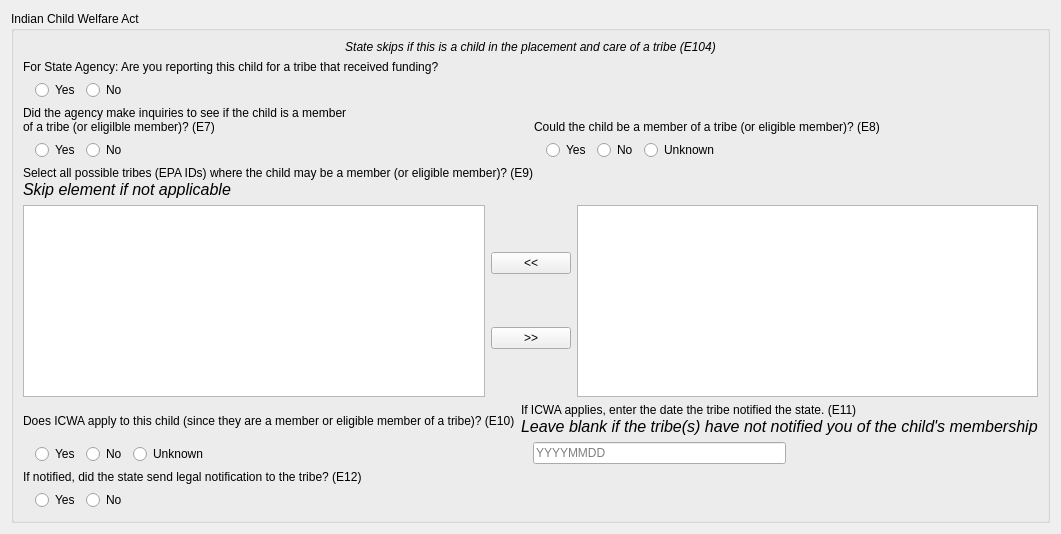
       <widget class="QWidget" name="icwa_tab">
        <attribute name="title">
         <string notr="true">ICWA</string>
        </attribute>
        <layout class="QVBoxLayout" name="verticalLayout_5">
         <item>
          <widget class="QGroupBox" name="icwa_group_box">
           <property name="title">
            <string>Indian Child Welfare Act</string>
           </property>
           <layout class="QVBoxLayout" name="verticalLayout_22">
            <item>
             <widget class="QLabel" name="label_4">
              <property name="text">
               <string>&lt;i&gt;State skips if this is a child in the placement and care of a tribe (E104)&lt;/i&gt;</string>
              </property>
              <property name="alignment">
               <set>Qt::AlignCenter</set>
              </property>
             </widget>
            </item>
            <item>
             <widget class="QLabel" name="label_12">
              <property name="text">
               <string>For State Agency: Are you reporting this child for a tribe that received funding?</string>
              </property>
             </widget>
            </item>
            <item>
             <layout class="QHBoxLayout" name="horizontalLayout_4">
              <property name="leftMargin">
               <number>12</number>
              </property>
              <item>
               <widget class="QRadioButton" name="funding_y">
                <property name="text">
                 <string>Yes</string>
                </property>
                <attribute name="buttonGroup">
                 <string notr="true">funding</string>
                </attribute>
               </widget>
              </item>
              <item>
               <widget class="QRadioButton" name="funding_n">
                <property name="text">
                 <string>No</string>
                </property>
                <attribute name="buttonGroup">
                 <string notr="true">funding</string>
                </attribute>
               </widget>
              </item>
              <item>
               <spacer name="horizontalSpacer_23">
                <property name="orientation">
                 <enum>Qt::Horizontal</enum>
                </property>
                <property name="sizeHint" stdset="0">
                 <size>
                  <width>40</width>
                  <height>20</height>
                 </size>
                </property>
               </spacer>
              </item>
             </layout>
            </item>
            <item>
             <layout class="QHBoxLayout" name="horizontalLayout_32">
              <item>
               <layout class="QVBoxLayout" name="verticalLayout_7">
                <item>
                 <widget class="QLabel" name="label_6">
                  <property name="text">
                   <string>Did the agency make inquiries to see if the child is a member&lt;br/&gt;of a tribe (or eligilble member)? (E7)</string>
                  </property>
                 </widget>
                </item>
                <item>
                 <layout class="QHBoxLayout" name="horizontalLayout_33">
                  <property name="leftMargin">
                   <number>12</number>
                  </property>
                  <item>
                   <widget class="QRadioButton" name="e7_y">
                    <property name="text">
                     <string>Yes</string>
                    </property>
                    <attribute name="buttonGroup">
                     <string notr="true">e7</string>
                    </attribute>
                   </widget>
                  </item>
                  <item>
                   <widget class="QRadioButton" name="e7_n">
                    <property name="text">
                     <string>No</string>
                    </property>
                    <attribute name="buttonGroup">
                     <string notr="true">e7</string>
                    </attribute>
                   </widget>
                  </item>
                  <item>
                   <spacer name="spacer">
                    <property name="orientation">
                     <enum>Qt::Horizontal</enum>
                    </property>
                    <property name="sizeHint" stdset="0">
                     <size>
                      <width>40</width>
                      <height>20</height>
                     </size>
                    </property>
                   </spacer>
                  </item>
                 </layout>
                </item>
               </layout>
              </item>
              <item>
               <layout class="QVBoxLayout" name="verticalLayout_17">
                <item>
                 <widget class="QLabel" name="label_7">
                  <property name="text">
                   <string>Could the child be a member of a tribe (or eligible member)? (E8)</string>
                  </property>
                  <property name="alignment">
                   <set>Qt::AlignBottom|Qt::AlignLeading|Qt::AlignLeft</set>
                  </property>
                 </widget>
                </item>
                <item>
                 <layout class="QHBoxLayout" name="horizontalLayout_27">
                  <property name="leftMargin">
                   <number>12</number>
                  </property>
                  <item>
                   <widget class="QRadioButton" name="e8_y">
                    <property name="text">
                     <string>Yes</string>
                    </property>
                    <attribute name="buttonGroup">
                     <string notr="true">e8</string>
                    </attribute>
                   </widget>
                  </item>
                  <item>
                   <widget class="QRadioButton" name="e8_n">
                    <property name="text">
                     <string>No</string>
                    </property>
                    <attribute name="buttonGroup">
                     <string notr="true">e8</string>
                    </attribute>
                   </widget>
                  </item>
                  <item>
                   <widget class="QRadioButton" name="e8_u">
                    <property name="text">
                     <string>Unknown</string>
                    </property>
                    <attribute name="buttonGroup">
                     <string notr="true">e8</string>
                    </attribute>
                   </widget>
                  </item>
                  <item>
                   <spacer name="horizontalSpacer_16">
                    <property name="orientation">
                     <enum>Qt::Horizontal</enum>
                    </property>
                    <property name="sizeHint" stdset="0">
                     <size>
                      <width>40</width>
                      <height>20</height>
                     </size>
                    </property>
                   </spacer>
                  </item>
                 </layout>
                </item>
               </layout>
              </item>
             </layout>
            </item>
            <item>
             <widget class="QLabel" name="label_8">
              <property name="text">
               <string>&lt;html&gt;&lt;head/&gt;&lt;body&gt;&lt;p&gt;Select all possible tribes (EPA IDs) where the child may be a member (or eligible member)? (E9)&lt;br/&gt;&lt;span style=&quot; font-size:12pt; font-style:italic;&quot;&gt;Skip element if not applicable&lt;/span&gt;&lt;/p&gt;&lt;/body&gt;&lt;/html&gt;</string>
              </property>
             </widget>
            </item>
            <item>
             <layout class="QHBoxLayout" name="horizontalLayout_42">
              <item>
               <widget class="QListWidget" name="tribes">
                <property name="editTriggers">
                 <set>QAbstractItemView::CurrentChanged|QAbstractItemView::EditKeyPressed|QAbstractItemView::SelectedClicked</set>
                </property>
                <property name="tabKeyNavigation">
                 <bool>true</bool>
                </property>
                <property name="showDropIndicator" stdset="0">
                 <bool>false</bool>
                </property>
                <property name="alternatingRowColors">
                 <bool>false</bool>
                </property>
                <property name="selectionMode">
                 <enum>QAbstractItemView::MultiSelection</enum>
                </property>
                <property name="selectionBehavior">
                 <enum>QAbstractItemView::SelectRows</enum>
                </property>
               </widget>
              </item>
              <item>
               <layout class="QVBoxLayout" name="verticalLayout_18">
                <item>
                 <widget class="QPushButton" name="add_tribe_button">
                  <property name="text">
                   <string>&lt;&lt;</string>
                  </property>
                 </widget>
                </item>
                <item>
                 <widget class="QPushButton" name="remove_tribe_button">
                  <property name="text">
                   <string>&gt;&gt;</string>
                  </property>
                 </widget>
                </item>
               </layout>
              </item>
              <item>
               <widget class="QListWidget" name="epa_tribes"/>
              </item>
             </layout>
            </item>
            <item>
             <layout class="QHBoxLayout" name="horizontalLayout_43">
              <item>
               <layout class="QVBoxLayout" name="verticalLayout_19">
                <item>
                 <widget class="QLabel" name="label_5">
                  <property name="text">
                   <string>Does ICWA apply to this child (since they are a member or eligible member of a tribe)? (E10)</string>
                  </property>
                 </widget>
                </item>
                <item>
                 <layout class="QHBoxLayout" name="horizontalLayout_28">
                  <property name="leftMargin">
                   <number>12</number>
                  </property>
                  <item>
                   <widget class="QRadioButton" name="e10_y">
                    <property name="text">
                     <string>Yes</string>
                    </property>
                    <attribute name="buttonGroup">
                     <string notr="true">e10</string>
                    </attribute>
                   </widget>
                  </item>
                  <item>
                   <widget class="QRadioButton" name="e10_n">
                    <property name="text">
                     <string>No</string>
                    </property>
                    <attribute name="buttonGroup">
                     <string notr="true">e10</string>
                    </attribute>
                   </widget>
                  </item>
                  <item>
                   <widget class="QRadioButton" name="e10_u">
                    <property name="text">
                     <string>Unknown</string>
                    </property>
                    <attribute name="buttonGroup">
                     <string notr="true">e10</string>
                    </attribute>
                   </widget>
                  </item>
                  <item>
                   <spacer name="horizontalSpacer_17">
                    <property name="orientation">
                     <enum>Qt::Horizontal</enum>
                    </property>
                    <property name="sizeHint" stdset="0">
                     <size>
                      <width>40</width>
                      <height>20</height>
                     </size>
                    </property>
                   </spacer>
                  </item>
                 </layout>
                </item>
               </layout>
              </item>
              <item>
               <layout class="QVBoxLayout" name="verticalLayout_20">
                <item>
                 <widget class="QLabel" name="label_9">
                  <property name="text">
                   <string>&lt;html&gt;&lt;head/&gt;&lt;body&gt;&lt;p&gt;If ICWA applies, enter the date the tribe notified the state. (E11)&lt;br/&gt;&lt;span style=&quot; font-size:12pt; font-style:italic;&quot;&gt;Leave blank if the tribe(s) have not notified you of the child's membership&lt;/span&gt;&lt;/p&gt;&lt;/body&gt;&lt;/html&gt;</string>
                  </property>
                 </widget>
                </item>
                <item>
                 <layout class="QHBoxLayout" name="horizontalLayout_31">
                  <property name="leftMargin">
                   <number>12</number>
                  </property>
                  <item>
                   <widget class="QLineEdit" name="e11">
                    <property name="inputMask">
                     <string>00000000</string>
                    </property>
                    <property name="placeholderText">
                     <string>YYYYMMDD</string>
                    </property>
                   </widget>
                  </item>
                  <item>
                   <spacer name="horizontalSpacer_18">
                    <property name="orientation">
                     <enum>Qt::Horizontal</enum>
                    </property>
                    <property name="sizeHint" stdset="0">
                     <size>
                      <width>40</width>
                      <height>20</height>
                     </size>
                    </property>
                   </spacer>
                  </item>
                 </layout>
                </item>
               </layout>
              </item>
             </layout>
            </item>
            <item>
             <layout class="QVBoxLayout" name="verticalLayout_21">
              <item>
               <widget class="QLabel" name="label_10">
                <property name="text">
                 <string>If notified, did the state send legal notification to the tribe? (E12)</string>
                </property>
               </widget>
              </item>
              <item>
               <layout class="QHBoxLayout" name="horizontalLayout_30">
                <property name="leftMargin">
                 <number>12</number>
                </property>
                <item>
                 <widget class="QRadioButton" name="e12_y">
                  <property name="text">
                   <string>Yes</string>
                  </property>
                  <attribute name="buttonGroup">
                   <string notr="true">e12</string>
                  </attribute>
                 </widget>
                </item>
                <item>
                 <widget class="QRadioButton" name="e12_n">
                  <property name="text">
                   <string>No</string>
                  </property>
                  <attribute name="buttonGroup">
                   <string notr="true">e12</string>
                  </attribute>
                 </widget>
                </item>
                <item>
                 <spacer name="horizontalSpacer_19">
                  <property name="orientation">
                   <enum>Qt::Horizontal</enum>
                  </property>
                  <property name="sizeHint" stdset="0">
                   <size>
                    <width>40</width>
                    <height>20</height>
                   </size>
                  </property>
                 </spacer>
                </item>
               </layout>
              </item>
             </layout>
            </item>
            <item>
             <spacer name="verticalSpacer_8">
              <property name="orientation">
               <enum>Qt::Vertical</enum>
              </property>
              <property name="sizeHint" stdset="0">
               <size>
                <width>20</width>
                <height>1</height>
               </size>
              </property>
             </spacer>
            </item>
           </layout>
          </widget>
         </item>
        </layout>
       </widget>
